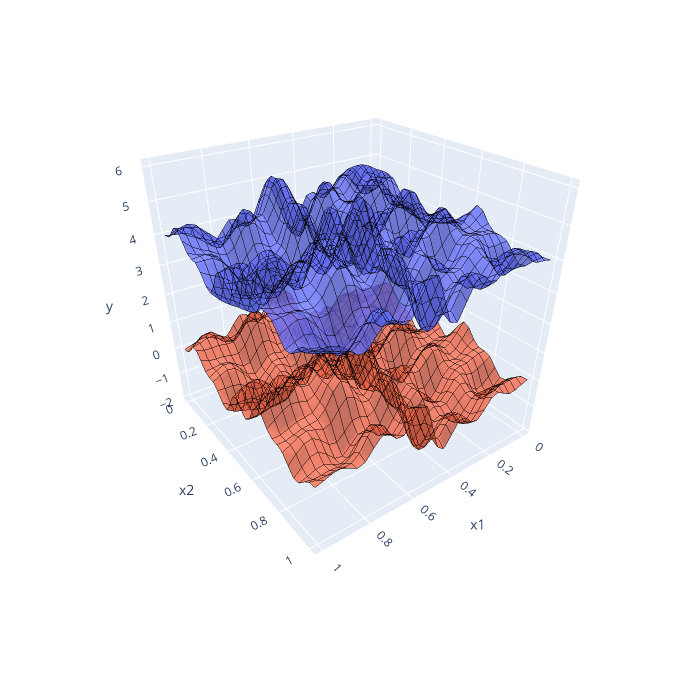

The notebook cell saved with this chart:
### Code cell
# filenameoutput = 'truemodel.svg'
xTrue1 = np.zeros((nMesh1,nMesh2), dtype=float)
xTrue2 = np.zeros((nMesh1,nMesh2), dtype=float)
yTrue1 = np.zeros((nMesh1,nMesh2), dtype=float)
yTrue2 = np.zeros((nMesh1,nMesh2), dtype=float)
for i2 in range(nMesh2):
    for i1 in range(nMesh1):
        xTrue1[i1,i2] = i1*dx1 + x10
        xTrue2[i1,i2] = i2*dx2 + x20
        yTrue1[i1,i2] = truemodel_sine_2d_target1([xTrue1[i1,i2],xTrue2[i1,i2]])
        yTrue2[i1,i2] = truemodel_sine_2d_target2([xTrue1[i1,i2],xTrue2[i1,i2]])
yMaxMesh1 = np.max(yTrue1)
yMaxMesh2 = np.max(yTrue2)
print('yMax1 on mesh = {0:14.8f}'.format(yMaxMesh1))
print('yMax2 on mesh = {0:14.8f}'.format(yMaxMesh2))
ptrue1 = go.Surface(x=xTrue1,y=xTrue2,z=yTrue1, colorscale=['rgb( 99, 110, 250)','rgb( 99, 110, 250)'], opacity=0.8, showscale=False, \
                    contours = {'x':{'show':True, 'start':0.0, 'end':1.0, 'size':1./30., 'color':'black'}, \
                                'y':{'show':True, 'start':0.0, 'end':1.0, 'size':1./30., 'color':'black'}})
ptrue2 = go.Surface(x=xTrue1,y=xTrue2,z=yTrue2, colorscale=['rgb(239, 101,  72)','rgb(239, 101,  72)'], opacity=0.8, showscale=False, \
                    contours = {'x':{'show':True, 'start':0.0, 'end':1.0, 'size':1./30., 'color':'black'}, \
                                'y':{'show':True, 'start':0.0, 'end':1.0, 'size':1./30., 'color':'black'}})
fig = go.Figure(data=[ptrue2, \
                      ptrue1])
phi = 0.65
fig.update_layout(width=700,height=700, scene=dict(xaxis_title='x1',yaxis_title='x2',zaxis_title='y'), \
                                scene_camera=dict(up=dict(x=0,y=0,z=1), \
                                center=dict(x=0,y=0,z=-0.23), \
                                eye=dict(x=-2.0*np.cos(2*np.pi*phi),y=-2.0*np.sin(2*np.pi*phi),z=1.1)))
# fig.write_image(filenameoutput)
fig.show()
## initialization.

### Figure 1 — Plotly figure (JSON) as saved in the notebook; plotly's stock layout.template omitted (floating-point values rounded to 4 significant figures; data arrays with more than 128 entries replaced by an {"elided": "..."} marker saying what was removed)
{"data": [{"colorscale": [[0, "rgb(239, 101,  72)"], [1, "rgb(239, 101,  72)"]], "contours": {"x": {"color": "black", "end": 1, "show": true, "size": 0.03333, "start": 0}, "y": {"color": "black", "end": 1, "show": true, "size": 0.03333, "start": 0}}, "opacity": 0.8, "showscale": false, "type": "surface", "x": {"elided": "31x31 float values"}, "y": {"elided": "31x31 float values"}, "z": {"elided": "31x31 float values"}}, {"colorscale": [[0, "rgb( 99, 110, 250)"], [1, "rgb( 99, 110, 250)"]], "contours": {"x": {"color": "black", "end": 1, "show": true, "size": 0.03333, "start": 0}, "y": {"color": "black", "end": 1, "show": true, "size": 0.03333, "start": 0}}, "opacity": 0.8, "showscale": false, "type": "surface", "x": {"elided": "31x31 float values"}, "y": {"elided": "31x31 float values"}, "z": {"elided": "31x31 float values"}}], "layout": {"height": 700, "scene": {"camera": {"center": {"x": 0, "y": 0, "z": -0.23}, "eye": {"x": 1.176, "y": 1.618, "z": 1.1}, "up": {"x": 0, "y": 0, "z": 1}}, "xaxis": {"title": {"text": "x1"}}, "yaxis": {"title": {"text": "x2"}}, "zaxis": {"title": {"text": "y"}}}, "width": 700}}
